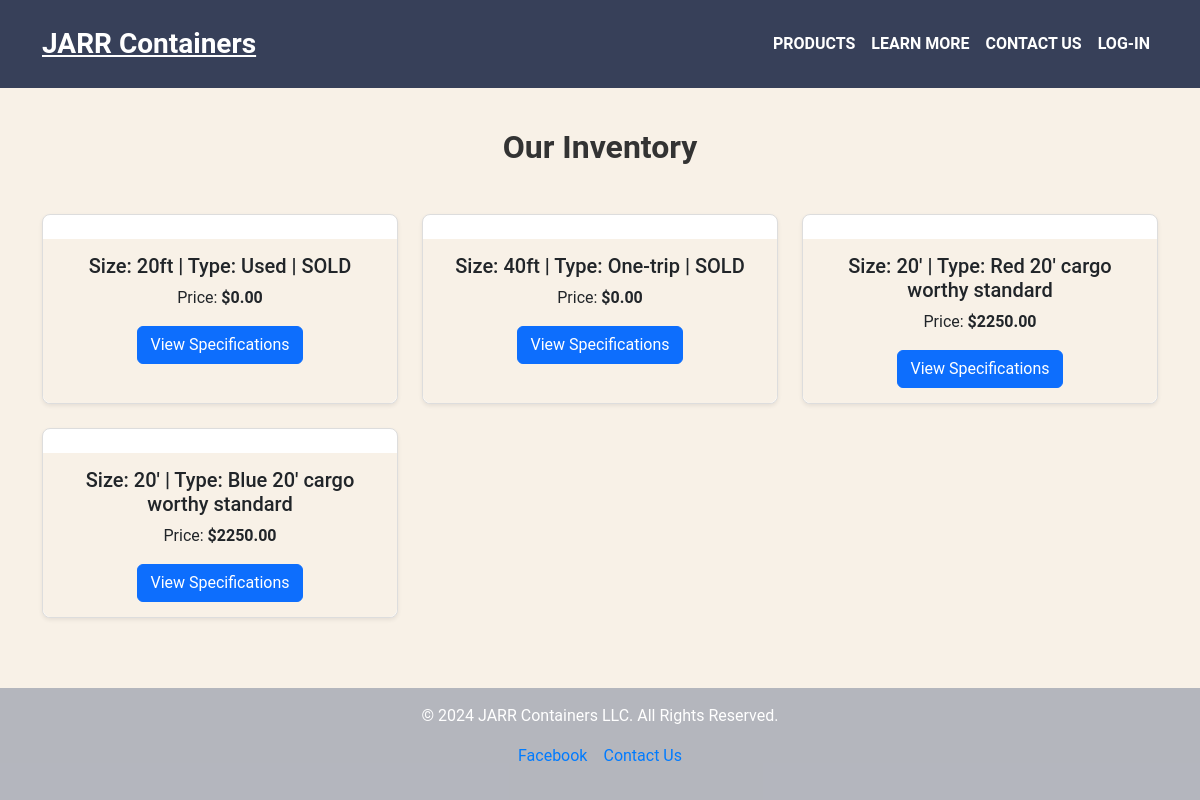
/products, run on an earlier commit of the app's database.
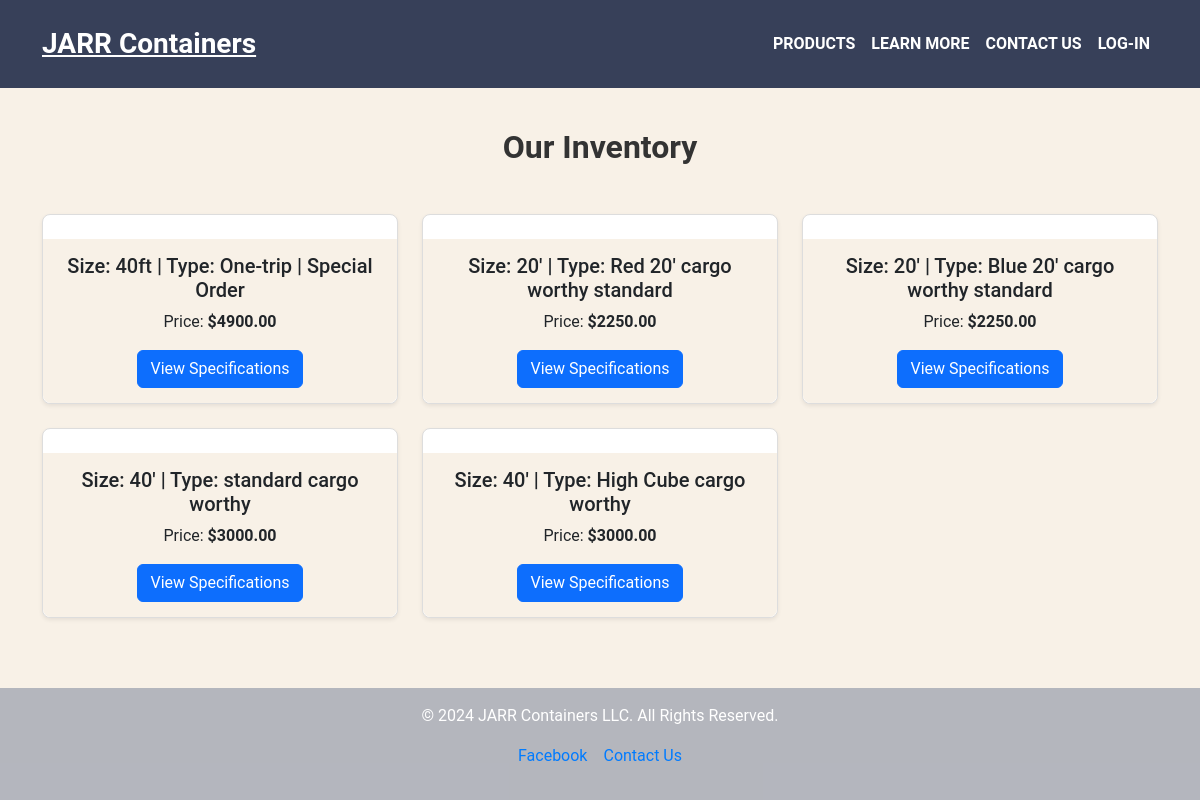
And on a later commit of the database.
### app.py (models this page shows, shortened)
class Container(db.Model):
    id = db.Column(db.Integer, primary_key=True)
    image1 = db.Column(db.String(200), nullable=True)
    image2 = db.Column(db.String(200), nullable=True)
    image3 = db.Column(db.String(200), nullable=True)
    image4 = db.Column(db.String(200), nullable=True)
    image5 = db.Column(db.String(200), nullable=True)
    price = db.Column(db.Float, nullable=False)
    size = db.Column(db.String(50), nullable=False)
    type = db.Column(db.String(50), nullable=False)
    details = db.Column(db.Text, nullable=False)

### app.py (the view)
@app.route('/products')
def products():
    containers = Container.query.all()
    return render_template('products.html', containers=containers)

### templates/products.html (shortened to what this page needs)
{% extends 'base.html' %}
{% block content %}
<section class="container py-5">
    <h2 class="text-center mb-5">Our Inventory</h2>
    <div class="row gy-4">
        {% if containers %}
            {% for container in containers %}
            <div class="col-md-6 col-lg-4">
                <div class="card w-100 h-100 shadow-sm">
                    <div class="card-body">
                        <h5 class="card-title">Size: {{ container.size }} | Type: {{ container.type }}</h5>
                        <p class="card-text">Price: <strong>${{ '{:.2f}'.format(container.price) }}</strong></p>
                        <a href="{{ url_for('product_specifications', container_id=container.id) }}" class="btn btn-primary">View Specifications</a>
                    </div>
                </div>
            </div>
            {% endfor %}
        {% else %}
        <p class="text-center">No containers are available at the moment. Please check back later!</p>
        {% endif %}
    </div>
</section>
{% endblock %}

### templates/base.html (shortened to what this page needs)
<!DOCTYPE html>
<html lang="en">
<head>
    <link href="https://cdn.jsdelivr.net/npm/bootstrap@5.3.0-alpha1/dist/css/bootstrap.min.css" rel="stylesheet">
    <link rel="stylesheet" href="{{ url_for('static', filename='css/styles.css') }}">
</head>
<body>
    <header class="text-white py-3 fixed-top w-100" id="navbar">
        <div class="container d-flex justify-content-between align-items-center">
            <a href="{{ url_for('home') }}" class="text-white fs-3 fw-bold">JARR Containers</a>
            <nav class="navbar navbar-expand-lg navbar-light">
                <div class="collapse navbar-collapse" id="navbarNav">
                    <ul class="navbar-nav">
                        <li class="nav-item">
                            <a class="nav-link" href="{{ url_for('products') }}">Products</a>
                        </li>
                        <li class="nav-item">
                            <a class="nav-link" href="{{ url_for('learn') }}">Learn more</a>
                        </li>
                        <li class="nav-item">
                            <a class="nav-link" href="{{ url_for('contact') }}">Contact us</a>
                        </li>
                        <li class="nav-item">
                            <a class="nav-link" href="{{ url_for('login') }}">Log-in</a>
                        </li>
                    </ul>
                </div>
            </nav>
        </div>
    </header>
    {% block content %}
    {% endblock %}
    <footer class="custom-footer text-center py-3">
        <p>&copy; 2024 JARR Containers LLC. All Rights Reserved.</p>
        <ul class="list-unstyled d-flex justify-content-center gap-3">
            <li><a href="https://facebook.com" target="_blank" class="footer-link">Facebook</a></li>
            <li><a href="{{ url_for('contact') }}" class="footer-link">Contact Us</a></li>
        </ul>
    </footer>
</body>
</html>

### static/css/styles.css (style rules this page uses)
* { margin: 0; padding: 0; box-sizing: border-box; }
html, body { height: 100%; margin: 0; }
body { padding-top: 80px; font-family: 'Roboto', sans-serif; background-color: #f8f1e7; color: #000; display: flex; flex-direction: column; }
footer.custom-footer { background-color: #63708d75 !important; color: #fff; padding: 20px 0; width: 100%; }
.footer-link { color: #007bff; text-decoration: none; }
#navbar { z-index: 1000; background-color: #374059; }
.nav-link { text-transform: uppercase; font-weight: 600; color: #fff; }
section { padding: 60px 20px; }
section h2 { font-weight: 700; }
.card { border: 1px solid #ddd; border-radius: 8px; transition: transform 0.2s ease, box-shadow 0.2s ease; width: 30%; box-sizing: border-box; }
.card-body { text-align: center; background-color: #f8f1e7; border-radius: 0 0 8px 8px; padding: 15px; }
.card-text { font-size: medium; }
h2 { font-size: 2rem; font-weight: 700; color: #333; }
section h2 { font-weight: 700; font-size: 2rem; color: #333; }
.custom-footer { background-color: #374059; color: #fff; padding: 20px 0; margin-top: auto; }
.custom-footer a { color: #007bff; text-decoration: none; }
.custom-footer p { font-size: 1rem; }

What changed in the data, as far as the page shows it:
removed Container: size "20ft", type "Used | SOLD", price "0.00"
changed Container "40ft": type "One-trip | SOLD" → "One-trip | Special Order"; price "0.00" → "4900.00"
added Container: size "40'", type "standard cargo worthy", price "3000.00"
added Container: size "40'", type "High Cube cargo worthy", price "3000.00"
